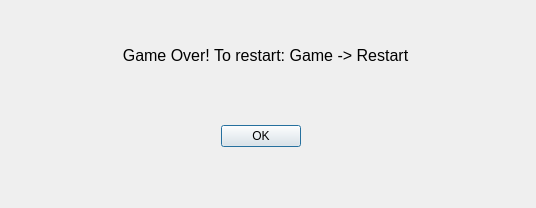
<?xml version="1.0" encoding="UTF-8"?>
<ui version="4.0">
 <class>Dialog</class>
 <widget class="QDialog" name="Dialog">
  <property name="geometry">
   <rect>
    <x>0</x>
    <y>0</y>
    <width>536</width>
    <height>208</height>
   </rect>
  </property>
  <property name="windowTitle">
   <string>Dialog</string>
  </property>
  <widget class="QDialogButtonBox" name="buttonBox">
   <property name="geometry">
    <rect>
     <x>210</x>
     <y>120</y>
     <width>91</width>
     <height>32</height>
    </rect>
   </property>
   <property name="orientation">
    <enum>Qt::Horizontal</enum>
   </property>
   <property name="standardButtons">
    <set>QDialogButtonBox::Ok</set>
   </property>
  </widget>
  <widget class="QLabel" name="label">
   <property name="geometry">
    <rect>
     <x>10</x>
     <y>40</y>
     <width>511</width>
     <height>31</height>
    </rect>
   </property>
   <property name="font">
    <font>
     <pointsize>12</pointsize>
    </font>
   </property>
   <property name="text">
    <string>Game Over! To restart: Game -&gt; Restart</string>
   </property>
   <property name="alignment">
    <set>Qt::AlignCenter</set>
   </property>
  </widget>
 </widget>
 <resources/>
 <connections>
  <connection>
   <sender>buttonBox</sender>
   <signal>accepted()</signal>
   <receiver>Dialog</receiver>
   <slot>accept()</slot>
   <hints>
    <hint type="sourcelabel">
     <x>248</x>
     <y>254</y>
    </hint>
    <hint type="destinationlabel">
     <x>157</x>
     <y>274</y>
    </hint>
   </hints>
  </connection>
  <connection>
   <sender>buttonBox</sender>
   <signal>rejected()</signal>
   <receiver>Dialog</receiver>
   <slot>reject()</slot>
   <hints>
    <hint type="sourcelabel">
     <x>316</x>
     <y>260</y>
    </hint>
    <hint type="destinationlabel">
     <x>286</x>
     <y>274</y>
    </hint>
   </hints>
  </connection>
 </connections>
</ui>
